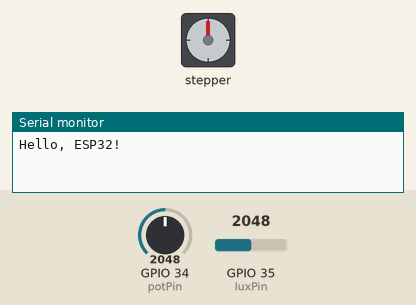
The program below on a simulated ESP32. Parts: stepper motor, the last lines printed to the serial monitor. The inputs (shaded band) are chosen by the test bench; at power-on: GPIO 34 (potPin) = 2048, GPIO 35 (luxPin) = 2048. Stepper angles assume 200 steps per turn.

Above: at 0.05 s.
At 1.55 s:
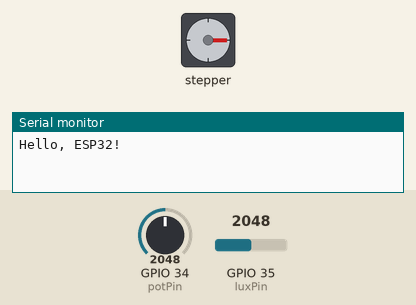
At 3.1 s:
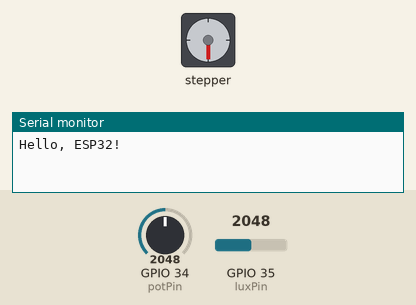
At 6.2 s:
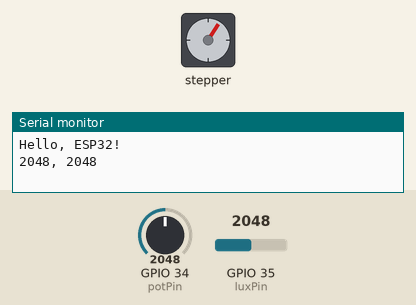
Timing chart, 0 to 9.1 s (numbered marks = the images above):
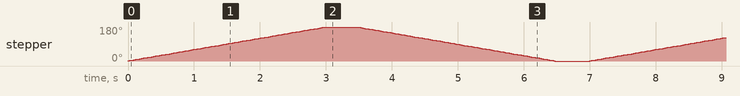

The program:

main.cpp
```cpp
/* Ejercicio entregable 001
 Deben de utilizar este archivo los alumnos con c<5, d<5, u>=5
 siendo c,d,u las tres últimas cifras del DNI 22000cdu -W
 Luminosidad y motor paso a paso con potenciometro
 Para cambiar Luminosidad o haz click sobre el sensor NTC durante la simulacion
 rellenar vuestro nombre y DNI
 NOMBRE ALUMNO: XXXXX
 DNI: XXXXX
 ENLACE WOKWI: XXXXXXX
*/
#include <Stepper.h>
#include <Arduino.h>

Stepper myStepper(200, 14, 27, 26, 25);

const int potPin = 34; // Pin analógico para el potenciómetro
const int luxPin = 35; // Pin analógico para el sensor de luminosidad

void setup()
{
  // put your setup code here, to run once:
  Serial.begin(115200);
  Serial.println("Hello, ESP32!");
  myStepper.setSpeed(10);
}

void loop()
{
  // put your main code here, to run repeatedly:

  myStepper.step(100);
  delay(500);
  Serial.print(analogRead(potPin)); // siempre posición 180 del potenciómetro
  Serial.print(", ");
  Serial.println(analogRead(luxPin));
  myStepper.step(-100);
  Serial.print(analogRead(potPin)); // siempre posición 0 del potenciómetro
  Serial.print(", ");
  Serial.println(analogRead(luxPin));
  delay(500);
}
```

Measured:
- by itself, stepper: turns 180° clockwise in 3.0 s, then 180° counter-clockwise in 3.0 s, repeating every 7.0 s
